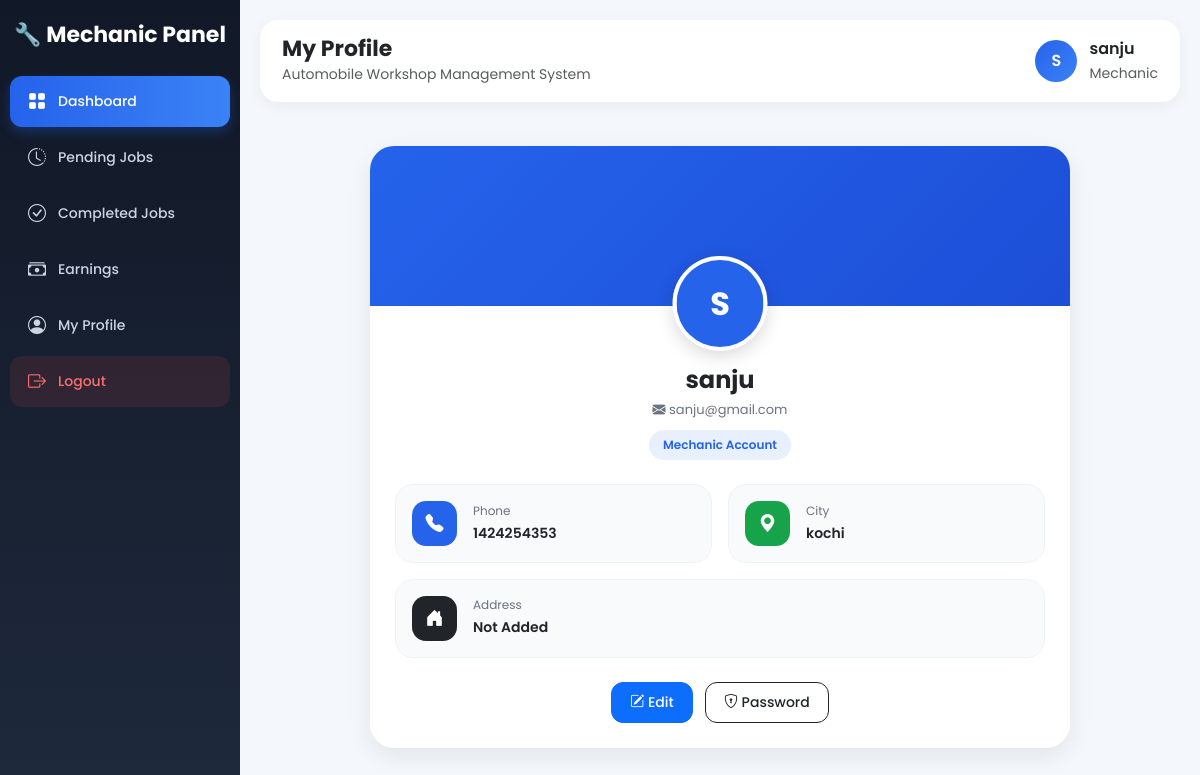
The app's page /mechanic/profile/ (signed in) with its own data.
### mechanic/models.py (models this page shows, shortened)
class Mechanic(models.Model):
    name = models.CharField(max_length=255)
    email = models.EmailField(unique=True)
    number = models.CharField(max_length=15)
    address = models.TextField()
    certificate = models.FileField(upload_to='mechanic_certificate/')
    aadhaar = models.TextField(max_length=12)
    experience_certificate = models.FileField(upload_to='mechanic_experience_certificate/', blank=True, null=True)
    city = models.ForeignKey(City, on_delete=models.CASCADE)
    password = models.CharField(max_length=255)
    profile_pic = models.ImageField(upload_to='mechanic_profile_pic/', blank=True, null=True)
    is_valid = models.BooleanField(default=False)
    is_reject = models.BooleanField(default=False)
    last_login_date = models.DateTimeField(blank=True, null=True)
    application_created_at = models.DateTimeField(auto_now_add=True)
    created_at = models.DateTimeField(blank=True, null=True)

### customer/models.py (models this page shows, shortened)
class City(models.Model):
    name = models.CharField(max_length=255)

### mechanic/views.py (the view)
# urls.py: path('profile/', views.profile_page_mechanic, name='profile_page_mechanic'),
def profile_page_mechanic(request):
    mechanic = check_mechanic_access(request)
    if mechanic is None:
        return redirect('login_mechanic')
    if mechanic == 'not_valid':
        return render(request, 'application_submitted.html')
    if mechanic == 'reject':
        return render(request, 'application_rejected.html')
    return render(request, 'profile_mechanic.html', {
        'mechanic': mechanic
    })

### mechanic/views.py (called while the page is built)
def check_mechanic_access(request):
    mechanic_id = request.session.get('mechanic_id')
    if not mechanic_id:
        return None
    try:
        mechanic = Mechanic.objects.get(id=mechanic_id)
        if mechanic.is_reject:
            return 'reject'
        if not mechanic.is_valid:
            return 'not_valid'
        return mechanic
    except Mechanic.DoesNotExist:
        return None

### mechanic/templates/profile_mechanic.html (shortened to what this page needs)
{% extends 'base_mechanic.html' %}
{% block header %}My Profile{% endblock %}
{% block content %}
<div class="container py-4">
    <div class="profile-container">
        <div class="profile-card">
            <div class="profile-banner">
                <div class="profile-image-wrapper">
                    <div class="profile-image">
                        {% if mechanic.profile_pic %}
                            <img src="{{ mechanic.profile_pic.url }}"
                                 alt="Profile">
                        {% else %}
                            <div class="profile-placeholder">
                                {{ mechanic.name|slice:":1"|upper }}
                            </div>
                        {% endif %}
                    </div>
                </div>
            </div>
            <div class="profile-body">
                <div class="text-center mb-4">
                    <h3 class="profile-name">
                        {{ mechanic.name }}
                    </h3>
                    <div class="profile-email">
                        <i class="bi bi-envelope-fill"></i>
                        {{ mechanic.email }}
                    </div>
                    <div class="profile-role">
                        Mechanic Account
                    </div>
                </div>
                <div class="row g-3">
                    <div class="col-md-6">
                        <div class="info-card">
                            <div class="d-flex align-items-center">
                                <div class="info-icon bg-blue">
                                    <i class="bi bi-telephone-fill"></i>
                                </div>
                                <div class="ms-3">
                                    <div class="info-title">
                                        Phone
                                    </div>
                                    <p class="info-value">
                                        {{ mechanic.number }}
                                    </p>
                                </div>
                            </div>
                        </div>
                    </div>
                    <div class="col-md-6">
                        <div class="info-card">
                            <div class="d-flex align-items-center">
                                <div class="info-icon bg-green">
                                    <i class="bi bi-geo-alt-fill"></i>
                                </div>
                                <div class="ms-3">
                                    <div class="info-title">
                                        City
                                    </div>
                                    <p class="info-value">
                                        {{ mechanic.city.name|default:"Not Added" }}
                                    </p>
                                </div>
                            </div>
                        </div>
                    </div>
                    <div class="col-12">
                        <div class="info-card">
                            <div class="d-flex align-items-start">
                                <div class="info-icon bg-dark">
                                    <i class="bi bi-house-door-fill"></i>
                                </div>
                                <div class="ms-3">
                                    <div class="info-title">
                                        Address
                                    </div>
                                    <p class="info-value">
                                        {{ mechanic.address|default:"Not Added" }}
                                    </p>
                                </div>
                            </div>
                        </div>
                    </div>
                </div>
                <div class="text-center mt-4">
                    <a href="{% url 'profile_page_edit_mechanic' mechanic.id %}"
                       class="btn btn-primary profile-btn me-2">
                        <i class="bi bi-pencil-square"></i>
                        Edit
                    </a>
                    <a href="{% url 'profile_mechanic_change_password' %}"
                       class="btn btn-outline-dark profile-btn">
                        <i class="bi bi-shield-lock"></i>
                        Password
                    </a>
                </div>
            </div>
        </div>
    </div>
</div>
{% endblock %}

### mechanic/templates/base_mechanic.html (shortened to what this page needs)
<!DOCTYPE html>
<html lang="en">
<head>
    <link href="https://cdn.jsdelivr.net/npm/bootstrap@5.3.2/dist/css/bootstrap.min.css"
          rel="stylesheet">
    <link href="https://cdn.jsdelivr.net/npm/bootstrap-icons/font/bootstrap-icons.css"
          rel="stylesheet">
</head>
<body>
    <div class="sidebar">
        <div class="sidebar-logo">
            🔧 Mechanic Panel
        </div>
        <a href="{% url 'home_mechanic' %}" class="active">
            <i class="bi bi-grid-fill"></i>
            <span>Dashboard</span>
        </a>
        <a href="#">
            <i class="bi bi-clock-history"></i>
            <span>Pending Jobs</span>
        </a>
        <a href="#">
            <i class="bi bi-check-circle"></i>
            <span>Completed Jobs</span>
        </a>
        <a href="#">
            <i class="bi bi-cash-stack"></i>
            <span>Earnings</span>
        </a>
        <a href="{% url 'profile_page_mechanic' %}">
            <i class="bi bi-person-circle"></i>
            <span>My Profile</span>
        </a>
        <a href="{% url 'logout_view_mechanic' %}" class="logout-btn">
            <i class="bi bi-box-arrow-right"></i>
            <span>Logout</span>
        </a>
    </div>
    <div class="main">
        <div class="topbar d-flex justify-content-between align-items-center">
            <div>
                <h5>
                    {% block header %}Mechanic Dashboard{% endblock %}
                </h5>
                <small class="text-muted">
                    Automobile Workshop Management System
                </small>
            </div>
            <div class="welcome-box">
                <div class="welcome-avatar">
                    {{ mechanic.name|slice:":1"|upper }}
                </div>
                <div>
                    <div class="fw-semibold">
                        {{ mechanic.name }}
                    </div>
                    <small class="text-muted">
                        Mechanic
                    </small>
                </div>
            </div>
        </div>
        {% block content %}
        {% endblock %}
    </div>
</body>
</html>

### mechanic/templates/base_mechanic.html (style rules this page uses)
* { font-family: 'Poppins', sans-serif; }
body { background: #f4f7fc; overflow-x: hidden; }
.sidebar { position: fixed; width: 240px; height: 100vh; background: linear-gradient(180deg,#111827,#1e293b); padding-top: 18px; overflow-y: auto; z-index: 999; }
.sidebar-logo { text-align: center; color: white; font-size: 22px; font-weight: 700; margin-bottom: 25px; }
.sidebar a { display: flex; align-items: center; gap: 12px; color: #cbd5e1; padding: 12px 18px; text-decoration: none; margin: 5px 10px; border-radius: 12px; transition: 0.3s; font-size: 14px; font-weight: 500; }
.sidebar a i { font-size: 18px; }
.sidebar a.active { background: linear-gradient(90deg,#2563eb,#3b82f6); color: white; box-shadow: 0 5px 12px rgba(37,99,235,0.3); }
.logout-btn { background: rgba(239,68,68,0.12); color: #f87171 !important; }
.main { margin-left: 240px; padding: 20px; }
.topbar { background: white; border-radius: 18px; padding: 16px 22px; margin-bottom: 20px; box-shadow: 0 4px 15px rgba(0,0,0,0.05); }
.topbar h5 { margin: 0; font-weight: 700; font-size: 22px; }
.welcome-box { display: flex; align-items: center; gap: 12px; }
.welcome-avatar { width: 42px; height: 42px; border-radius: 50%; background: linear-gradient(135deg,#2563eb,#3b82f6); display: flex; align-items: center; justify-content: center; color: white; font-weight: 600; font-size: 16px; }

### mechanic/templates/profile_mechanic.html (style rules this page uses)
.profile-container { max-width: 700px; margin: auto; }
.profile-card { background: white; border-radius: 24px; overflow: hidden; border: none; box-shadow: 0 8px 25px rgba(0,0,0,0.08); }
.profile-banner { height: 160px; background: linear-gradient(135deg,#2563eb,#1d4ed8); position: relative; }
.profile-image-wrapper { position: absolute; left: 50%; bottom: -45px; transform: translateX(-50%); }
.profile-image { width: 95px; height: 95px; border-radius: 50%; overflow: hidden; border: 4px solid white; background: white; box-shadow: 0 5px 18px rgba(0,0,0,0.15); }
.profile-placeholder { width: 100%; height: 100%; background: #2563eb; display: flex; align-items: center; justify-content: center; color: white; font-size: 32px; font-weight: 700; }
.profile-body { padding: 60px 25px 25px; }
.profile-name { font-size: 24px; font-weight: 700; margin-bottom: 5px; }
.profile-email { color: #6b7280; font-size: 13px; }
.profile-role { display: inline-block; margin-top: 10px; padding: 6px 14px; border-radius: 30px; background: rgba(37,99,235,0.1); color: #2563eb; font-size: 12px; font-weight: 600; }
.info-card { background: #f8fafc; border-radius: 18px; padding: 16px; height: 100%; border: 1px solid #eef2f7; }
.info-icon { width: 45px; height: 45px; border-radius: 14px; display: flex; align-items: center; justify-content: center; color: white; font-size: 18px; flex-shrink: 0; }
.bg-blue { background: #2563eb; }
.bg-green { background: #16a34a; }
.bg-dark { background: #111827; }
.info-title { font-size: 12px; color: #6b7280; margin-bottom: 3px; }
.info-value { margin: 0; font-size: 14px; font-weight: 600; }
.profile-btn { padding: 9px 18px; border-radius: 12px; font-size: 14px; font-weight: 500; }

### records on screen
Mechanic: name "S", name "sanju", email "sanju@gmail.com", number "1424254353", city.name "kochi", address "Not Added"
